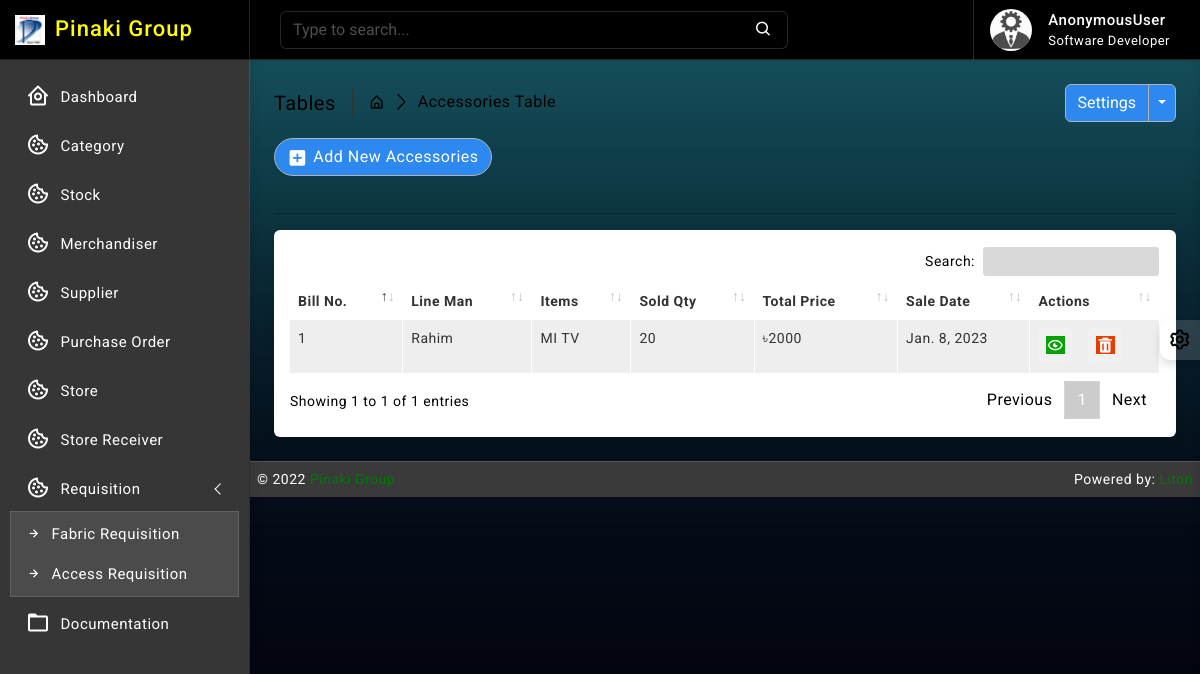
Screenshot of /acces_requisition/ with the database file from the repository.
### acces_requisition/models.py (models this page shows, shortened)
class AccesRequisitionBill(models.Model):
    billno = models.AutoField(primary_key=True)
    time = models.DateTimeField(auto_now=True)
    name = models.CharField(max_length=64, null=True, unique=True, blank=True)
    sr_designation = models.ForeignKey(StoreReceiver, on_delete=models.CASCADE, blank=False)
    order_no = models.CharField(max_length=32, null=True, blank=True)
    style_no = models.CharField(max_length=32, null=True, blank=True)
    line_no = models.CharField(max_length=32, null=True, blank=True)
    card_no = models.CharField(max_length=32, null=True, blank=True)
    date = models.DateField(default= now)
    supply_qty = models.PositiveIntegerField(default=1)
    remarks = models.TextField()
    def get_items_list(self):
        return AccesRequisitionItem.objects.filter(billno=self)
    def get_total_price(self):
        ar_items = AccesRequisitionItem.objects.filter(billno=self)
        total = 0
        for item in ar_items:
            total += item.totalprice
        return total

class AccesRequisitionItem(models.Model):
    billno = models.ForeignKey(AccesRequisitionBill, on_delete = models.CASCADE, related_name='ar_billno')
    stock = models.ForeignKey(Stock, on_delete = models.CASCADE, related_name='ar_item')
    quantity = models.IntegerField(default=1)
    unit_price = models.IntegerField(default=1)
    totalprice = models.IntegerField(default=1)
    size = models.CharField(max_length=64, null=True, unique=True, blank=True)

### stock/models.py (models this page shows, shortened)
class Stock(models.Model):
    id = models.AutoField(primary_key=True)
    category = models.ForeignKey(Category, on_delete=models.CASCADE, blank=False)
    name = models.CharField(max_length=30, unique=True)
    quantity = models.IntegerField(default=1)
    is_deleted = models.BooleanField(default=False)

### acces_requisition/views.py (the view)
# urls.py: path('', views.AccesRView.as_view(), name='ar_read'),
class AccesRView(ListView):
    model = AccesRequisitionBill
    template_name = 'acces_requisition/read.html'
    context_object_name = 'bills'
    ordering = ['-time']

### templates/acces_requisition/read.html (shortened to what this page needs)
{% extends 'base/base.html' %}
{% block body %}
{% load static %}
		<div class="page-wrapper">
			<div class="page-content">
				<div class="page-breadcrumb d-none d-sm-flex align-items-center mb-3">
					<div class="breadcrumb-title pe-3">Tables</div>
					<div class="ps-3">
						<nav aria-label="breadcrumb">
							<ol class="breadcrumb mb-0 p-0">
								<li class="breadcrumb-item"><a href="#"><i class="bx bx-home-alt"></i></a>
								</li>
								<li class="breadcrumb-item active" aria-current="page">Accessories Table</li>
							</ol>
						</nav>
					</div>
					<div class="ms-auto">
						<div class="btn-group">
							<button type="button" class="btn btn-light">Settings</button>
							<button type="button" class="btn btn-light dropdown-toggle dropdown-toggle-split" data-bs-toggle="dropdown">	<span class="visually-hidden">Toggle Dropdown</span>
							</button>
						</div>
					</div>
				</div>
                <div class="ms-auto"><a href="/acces_requisition/create/" class="btn btn-light radius-30 mt-2 mt-lg-0"><i class="bx bxs-plus-square"></i>Add New Accessories</a></div><br>
				<hr/>
				<div class="card">
					<div class="card-body">
						<div class="table-responsive">
							<table id="example2" class="table table-striped table-bordered">
								<thead>
									<tr>
										<th>Bill No.</th>
										<th>Line Man</th>
                                        <th>Items</th>
                                        <th>Sold Qty</th>
                                        <th>Total Price</th>
                                        <th>Sale Date</th>
										<th>Actions</th>
									</tr>
								</thead>
								<tbody>
									{% for data in bills %}
									<tr>
                                        <td> <p>{{ data.billno }}</p> </td>
                                        <td class=""> {{ data.name }} <br>
                                        </td>
                                        <td>
                                            {% for item in data.get_items_list %}
                                                {{ item.stock.name }} <br>
                                            {% endfor %}
                                        </td>
                                        <td>
                                            {% for item in data.get_items_list %}
                                                {{ item.quantity }} <br>
                                            {% endfor %}
                                        </td>
                                        <td>৳{{ data.get_total_price }}</td>
                                        <td>{{ data.time.date }}</td>
									   <td class="center">
										<div class="d-flex order-actions">
											<a class="" href="{% url 'ar_bill' data.billno %}">
												<i class="fadeIn animated bx bx-show-alt"></i>
											</a>
											<a class="ms-3" href="#" onclick="return confirm('Are you sure?');">
												<i class='bx bxs-trash'></i>
											</a>
										</div>
									   </td>
									</tr>
								 {% endfor %}
								</tbody>
							</table>
						</div>
					</div>
				</div>
			</div>
		</div>
{% endblock body %}

### static/css/app.css (style rules this page uses)
body { font-size: 14px; letter-spacing: .5px; font-family: Roboto, sans-serif; overflow-x: hidden }
a { text-decoration: none }
.page-wrapper { height: 100%; margin-top: 60px; margin-bottom: 0px; margin-left: 250px }
.page-content { padding: 1.5rem 1.5rem 0 1.5rem }
.breadcrumb-title { font-size: 20px; border-right: 1.5px solid #333; }
.page-breadcrumb .breadcrumb li.breadcrumb-item { font-size: 16px }
.page-breadcrumb .breadcrumb-item+.breadcrumb-item::before { display: inline-block; padding-right: .5rem; color: #000000; font-family: LineIcons; content: "\ea5c" }
.order-actions a { font-size: 18px; width: 34px; height: 34px; display: flex; align-items: center; justify-content: center; background: rgb(255 255 255 / 15%); border: 1px solid rgb(255 255 255 / 15%); text-align: center; border-radius: 20%; color: #ffffff }
.radius-30 { border-radius: 30px }
.btn i { vertical-align: middle; font-size: 1.3rem; margin-top: -1em; margin-bottom: -1em; margin-right: 5px }
.bg-theme { background-size: 100% 100%; background-attachment: fixed; background-position: center; background-repeat: no-repeat; transition: background .2s; }
body.bg-theme2 { background-image: url(../images/bg-themes/2.png); }

### rows the page displays
AccesRequisitionBill: billno "1", name "Rahim", get_total_price "2000", time "Jan. 8, 2023"
AccesRequisitionItem: stock.name "MI TV", quantity "20"

### other values shown
{{ request.user }} "AnonymousUser"
